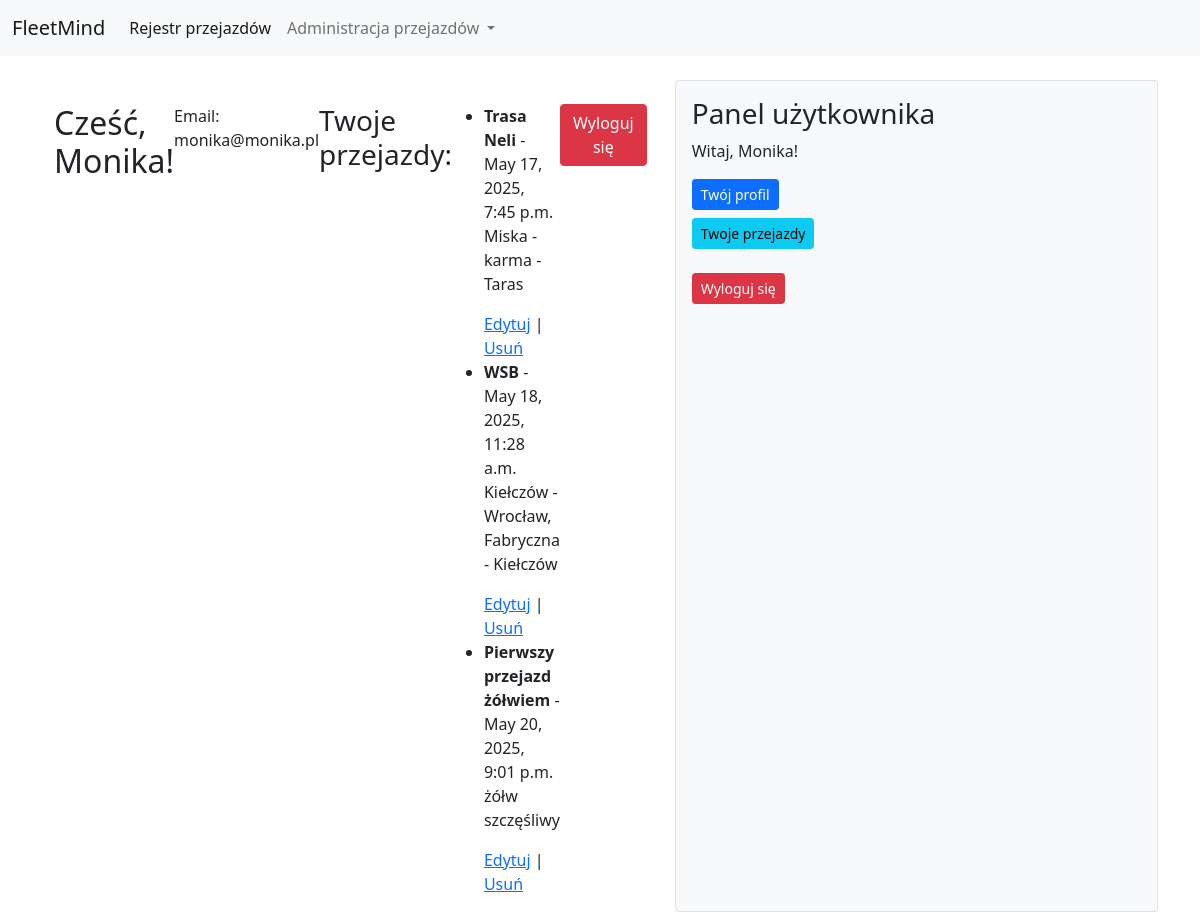
The page /user-panel/ (signed in) on the database its author committed.
### Fleet/models.py (models this page shows, shortened)
class Post(models.Model):
    title = models.CharField(
        max_length=200,
        help_text="Tytuł posta (maks. 200 znaków)"
    )
    content = models.TextField(
        help_text="Treść posta"
    )
    create_at = models.DateTimeField(
        auto_now_add=True,
        help_text="Data i czas utworzenia posta (ustawiane automatycznie)"
    )
    author = models.ForeignKey(
        User,
        on_delete=models.CASCADE,
        help_text="Autor posta (odniesienie do modelu User)"
    )
    distance = models.FloatField(
        blank=True,
        null=True,
        help_text="Dystans (np. w kilometrach); pole opcjonalne"
    )
    start_location = models.CharField(
        max_length=255,
        blank=True,
        null=True,
        help_text="Punkt początkowy podróży; pole opcjonalne"
    )
    end_location = models.CharField(
        max_length=255,
        blank=True,
        null=True,
        help_text="Punkt końcowy podróży; pole opcjonalne"
    )
    travel_time = models.DurationField(
        blank=True,
        null=True,
        help_text="Czas podróży; pole opcjonalne"
    )
    vehicle = models.CharField(
        max_length=100,
        blank=True,
        null=True,
        help_text="Informacja o pojeździe; pole opcjonalne"
    )

### Fleet/views.py (the view)
# urls.py: path('user-panel/', user_panel, name='user_panel'),
@login_required
def user_panel(request):
    user_posts = Post.objects.filter(author=request.user)
    return render(request, "Fleet/Auth/user_panel.html", {"user": request.user, "posts": user_posts})

### Fleet/templates/Fleet/Auth/user_panel.html (shortened to what this page needs)
{% extends "Fleet/base.html" %}
{% load static %}
{% block content %}
<div class="container mt-4">
    <h2>Cześć, {{ user.username }}!</h2>
    <p>Email: {{ user.email }}</p>
    <h3>Twoje przejazdy:</h3>
    {% if posts %}
        <ul>
            {% for post in posts %}
            <li>
                <strong>{{ post.title }}</strong> - {{ post.create_at }}
                <p>{{ post.content }}</p>
                <a href="{% url 'update_post' post.id %}">Edytuj</a> |
                <a href="{% url 'delete_post' post.id %}">Usuń</a>
            </li>
            {% endfor %}
        </ul>
    {% else %}
        <p>Nie dodano żadnych przejazdów.</p>
    {% endif %}
    <form method="post" action="{% url 'logout' %}">
        <button type="submit" class="btn btn-danger">Wyloguj się</button>
    </form>
</div>
{% endblock %}

### Fleet/templates/Fleet/base.html (shortened to what this page needs)
<!doctype html>
<html lang="pl">
{% load static %}
  <head>
    <link href="https://cdnjs.cloudflare.com/ajax/libs/bootstrap/5.0.2/css/bootstrap.min.css" rel="stylesheet">
    <link rel="stylesheet" href="https://cdn.datatables.net/1.13.4/css/jquery.dataTables.min.css" />
    <link rel="stylesheet" type="text/css" href="{% static 'css/style.css' %}">
    <link rel="stylesheet" href="https://cdn.jsdelivr.net/npm/bootstrap-icons/font/bootstrap-icons.css">
  </head>
  <body>
    <nav class="navbar navbar-expand-lg navbar-light bg-light">
      <div class="container-fluid">
        <a class="navbar-brand" href="{% url 'post_list' %}">FleetMind</a>
        <div class="collapse navbar-collapse" id="navbarNavDropdown">
          <ul class="navbar-nav">
            <li class="nav-item">
              <a class="nav-link active" aria-current="page" href="{% url 'post_list' %}">Rejestr przejazdów</a>
            </li>
            <li class="nav-item dropdown">
              <a class="nav-link dropdown-toggle" href="#" id="navbarDropdownMenuLink"
                 role="button" data-bs-toggle="dropdown" aria-expanded="false">
                Administracja przejazdów
              </a>
            </li>
          </ul>
        </div>
      </div>
    </nav>
    <div class="container d-flex mt-4">
      <div class="main-content flex-grow-1">
        {% block content %}{% endblock %}
      </div>
      {% block sidebar %}
      <div class="user-panel ms-3 p-3 bg-light border rounded">
        {% if user.is_authenticated %}
          <h3>Panel użytkownika</h3>
          <p>Witaj, {{ user.username }}!</p>
          <ul class="list-unstyled">
            <li>
              <a href="{% url 'user_panel' %}" class="btn btn-primary btn-sm mb-2">Twój profil</a>
            </li>
            <li>
              <a href="{% url 'user_posts' %}" class="btn btn-info btn-sm mb-2">Twoje przejazdy</a>
            </li>
          </ul>
          <form method="post" action="{% url 'logout' %}">
            <button type="submit" class="btn btn-danger btn-sm">Wyloguj się</button>
          </form>
        {% else %}
          <p><a href="{% url 'login' %}" class="btn btn-success">Zaloguj się</a></p>
        {% endif %}
      </div>
      {% endblock %}
    </div>
  </body>
</html>

### Fleet/static/css/style.css (style rules this page uses)
.container { display: flex; justify-content: space-between; }
.main-content { flex: 3; }
.user-panel { flex: 1; padding: 20px; background-color: #f8f9fa; border-left: 2px solid #ddd; min-width: 250px; }

### rows shown on the page
Post: title "Trasa Neli", create_at "May 17, 2025, 7:45 p.m.", content "Miska - karma - Taras"
Post: title "WSB", create_at "May 18, 2025, 11:28 a.m.", content "Kiełczów - Wrocław, Fabryczna - Kiełczów"
Post: title "Pierwszy przejazd żółwiem", create_at "May 20, 2025, 9:01 p.m.", content "żółw szczęśliwy"

### other values the page prints
{{ user.username }} "Monika"
{{ user.email }} "monika@monika.pl"
